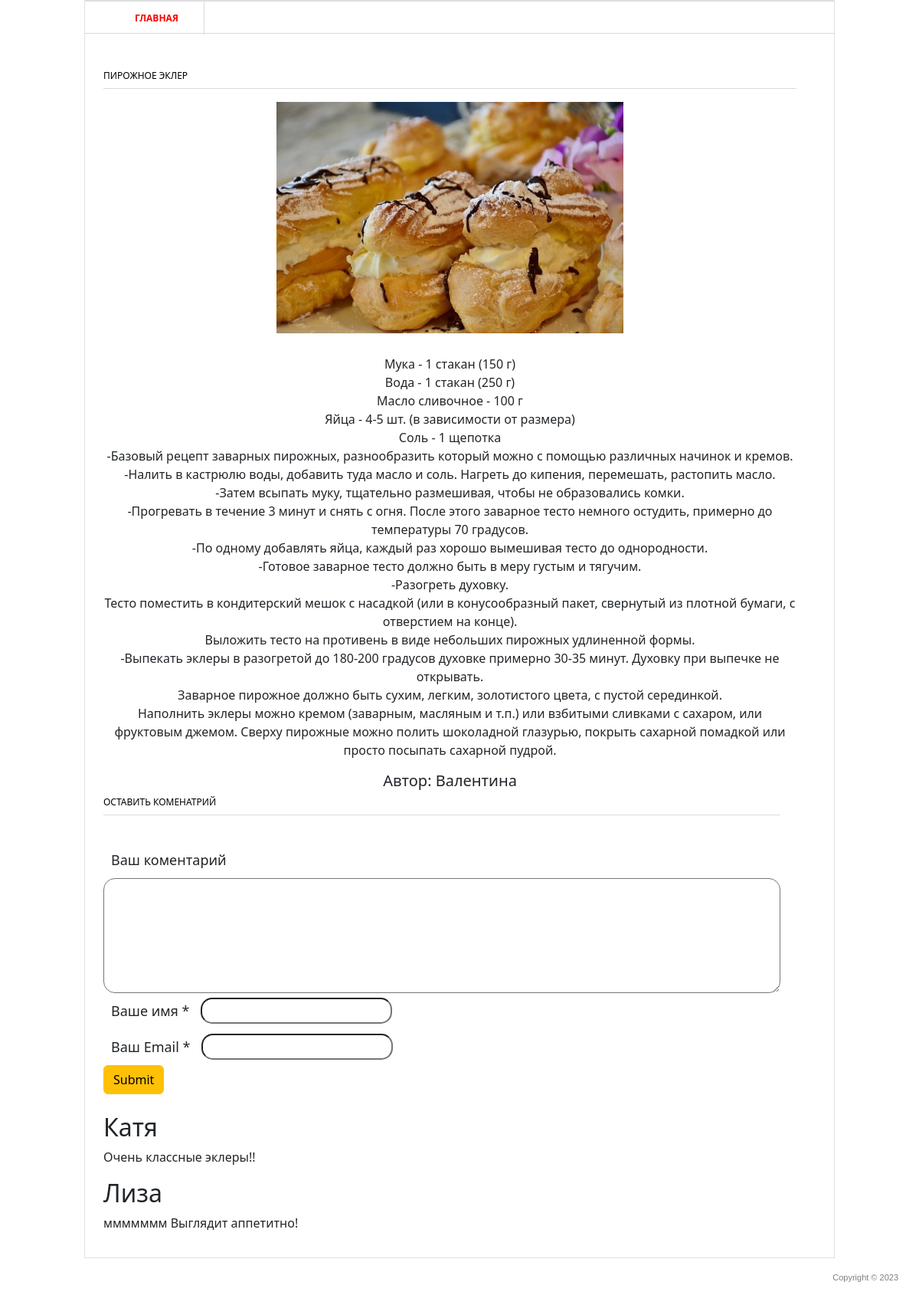
/1/, run on the app's committed database.
### blog/models.py (models this page shows, shortened)
class Post(models.Model):
    title = models.CharField('Название', max_length=100)
    descriptio = models.TextField('Текст записи')
    author = models.CharField('Имя втора', max_length=100)
    date = models.DateField('Дата публикации')
    img = models.ImageField('Изображения', upload_to='blog/img/%Y')
    class Meta:
        verbose_name = 'Запись'
        verbose_name_plural = 'Записи'

class Comments(models.Model):
    email = models.EmailField()
    name = models.CharField('Имя', max_length=50)
    text_comements = models.TextField('Текст комментария', max_length=3000)
    post = models.ForeignKey(Post, verbose_name='Публикации', on_delete=models.CASCADE)
    class Meta:
        verbose_name = 'Комментарий'
        verbose_name_plural = 'Коментарии'

### blog/views.py (the view)
# urls.py: path('<int:pk>/', views.PostDetail.as_view(), name='post_detail'),
class PostDetail(View):
    def get(self, request, pk):
        post = Post.objects.get(id=pk)
        return render(request, 'blog/blog_detail.html', {'post': post})

### blog/templates/blog/blog_detail.html (shortened to what this page needs)
{% load static %}
<html>
  <head>
    <link rel="stylesheet" href="{% static 'blog/css/style.css' %}" />
    <link href="https://cdn.jsdelivr.net/npm/bootstrap@5.3.0-alpha1/dist/css/bootstrap.min.css" rel="stylesheet">
  </head>
  <body>
    <div class="shell">
      <div class="border">
        <div id="navigation">
          <ul>
            <li><a href="{% url 'main' %}" class="active">Главная</a></li>
          </ul>
        </div>
        <div id="main">
          <div id="content" class="left">
            <div class="projects">
              <h3>{{ post.title }}</h3>
              <p align="center">
                <img src="{{ post.img.url }}" alt="photo-recipes" width="50%"/>
              </p>
                <div class="text_center">
                  <p>{{ post.descriptio | linebreaks }}</p>
                  <h5>Автор: {{ post.author }}</h5>
                </div>
              </div>
            </div>
            <div class="form-comment">
                <h3>Оставить коменатрий</h3><br>
                <form action="{% url 'comments' post.id %}" method="post"
                <div class="form-comment">
                  <label>Ваш коментарий</label>
                  <textarea name="text_comements"></textarea>
                </div>
                <div class="form-comment">
                  <label>Ваше имя *</label>
                  <input type="text" name="name">
                </div>
                <div class="form-comment">
                  <label>Ваш Email *</label>
                  <input type="Email" name="email">
                </div>
                  <div>
                    <input type="submit" class="btn btn-warning"
                  </div>
            </div><br>
                <div>
                  {% for comments in post.comments_set.all %}
                  <div>
                    <h2>{{ comments.name }}</h2>
                    <p>{{ comments.text_comements }}</p>
                  </div>
                  {% endfor %}
                </div>
              </div>
            </div>
        </div>
      <div id="footer">
        <p class="copy right">Copyright &copy; 2023</p>
      </div>
  </body>
</html>

### blog/static/blog/css/style.css (style rules this page uses)
* { margin: 0; padding: 0; outline:0; }
body { font-size: 12px; line-height: 20px; font-family: Georgia, Arial, Helvetica, Sans-Serif; color: #333; background: url() repeat 0 0; }
a { color: #ff0000; text-decoration: none; cursor:pointer; }
input, textarea, select { font-family: Arial, Helvetica, sans-serif; font-size:12px; }
textarea { overflow:auto; }
.left, .alignleft { float: left; display: inline; }
.right, .alignright { float: right; display: inline; }
.shell { width: 980px; margin: 0 auto; }
.border { border: 1px solid #e8e8e8; background: #fff; position: relative; }
#navigation { height: 43px; border-top: 1px solid #dbdbdb; border-bottom: 1px solid #dbdbdb; }
#navigation ul { list-style: none; }
#navigation ul li { float: left; height: 43px; border-right: 1px solid #dbdbdb; font-size: 12px; line-height: 43px; font-weight: bold; text-transform: uppercase; }
#navigation ul li a { float: left; height: 43px; color: #000; padding: 0 33px; }
#navigation ul li a:hover, #navigation ul li a.active { color: #ff0000; text-decoration: none; }
#main { width: 932px; padding: 37px 24px 17px 24px; }
#main h3 { font-size: 12px; line-height: 15px; color: #000; text-transform: uppercase; border-bottom: 1px solid #dbdbdb; padding: 0 0 9px 0; }
#content { width: 905px; }
.text_center { text-align: center; font-size: 16px; }
.projects { padding: 10px 0 0 0; }
.projects h3 { margin: 0 0 17px 0; }
#footer { font-family: Arial, sans-serif; font-size: 11px; line-height: 14px; color: #7f7f7f; padding: 18px 27px 20px 38px; }
.form-comment { font-size: 18; }
.form-comment label { margin: 10px 10px; }
.form-comment input { border-radius: 15px; padding: 15px; height: 30px; width: 250px; }
.form-comment textarea { border-radius: 15px; padding: 15px; height: 150px; width: 100%; resize: vertical; }

### data on the page
Post: title "ПИРОЖНОЕ ЭКЛЕР", img (picture), descriptio "Мука - 1 стакан (150 г) Вода - 1 стакан (250 г) Масло сливочное - 100 г Яйца - 4-5 шт. (в зависимости от размера) Соль - 1 щепотка -Базовый рецепт заварных пирожных, разнообразить который можно с помощью различных начинок и кремов. -Налить в кастрюлю воды, добавить туда масло и соль. Нагреть до кипения, перемешать, растопить масло. -Затем всыпать муку, тщательно размешивая, чтобы не образовались комки. -Прогревать в течение 3 минут и снять с огня. После этого заварное тесто немного остудить, примерно до температуры 70 градусов. -По одному добавлять яйца, каждый раз хорошо вымешивая тесто до однородности. -Готовое заварное тесто должно быть в меру густым и тягучим. -Разогреть духовку. Тесто…", author "Валентина"
Comments: name "Катя", text_comements "Очень классные эклеры!!"
Comments: name "Лиза", text_comements "ммммммм Выглядит аппетитно!"
